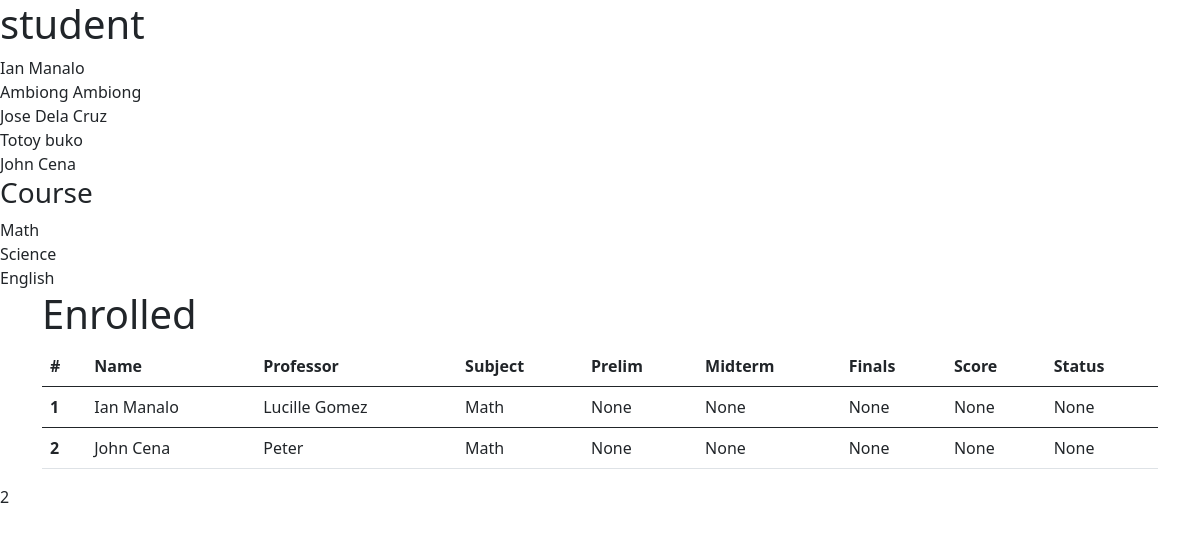
Before: / with the older database file.
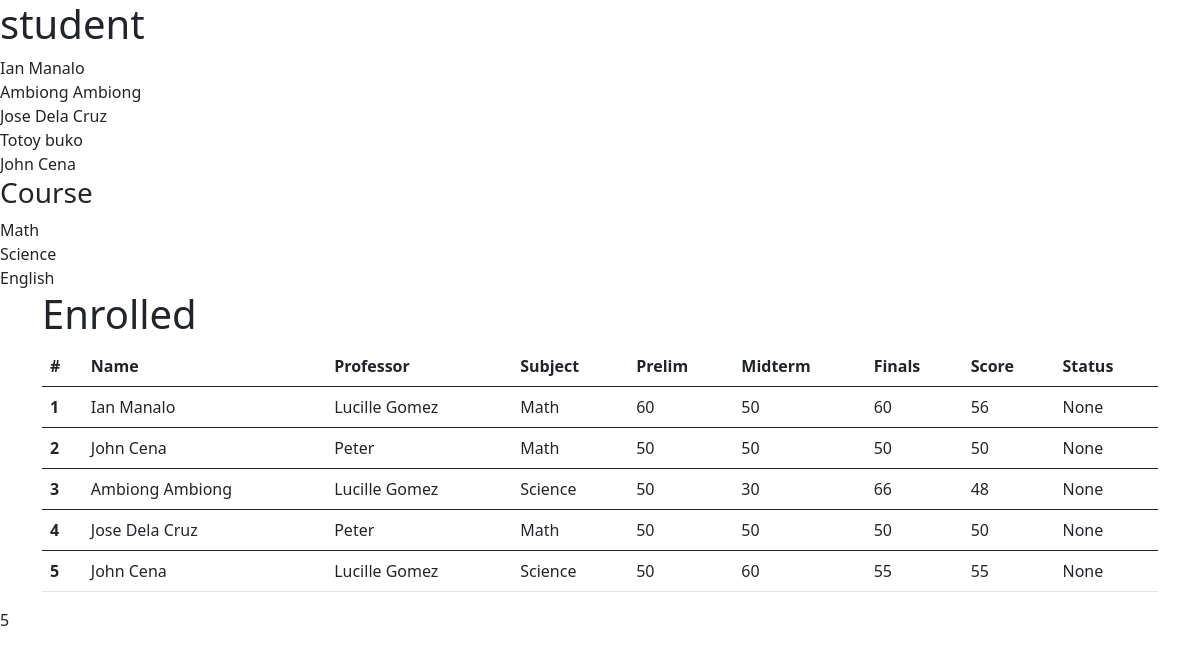
After: the same page with the newer database file.
### core/models.py (models this page shows, shortened)
class Student(models.Model):
    name = models.CharField(max_length=50)
    def __str__(self):
        return self.name

class Subject(models.Model):
    name = models.CharField(max_length=50)
    course = models.ManyToManyField(Course)
    enroll = models.ManyToManyField(Student, through='Enrollment')
    def __str__(self):
        return self.name

class Enrollment(models.Model):
    GRADE_STATUS = (
        ("A","A"),
        ("B", "B"),
        ("C", "C"),
    )
    student = models.ForeignKey(Student, on_delete=models.CASCADE)
    subject = models.ForeignKey(Subject, on_delete=models.CASCADE)
    professor = models.ForeignKey(Professor, on_delete=models.CASCADE, null=True, blank=True)
    date = models.DateTimeField(auto_now_add=True)
    prelim_score = models.IntegerField(null=True, blank=True, default=0)
    midterm_score = models.IntegerField(null=True, blank=True,  default=0)
    final_score = models.IntegerField(null=True, blank=True,  default=0)
    sem_score = models.IntegerField(null=True, blank=True,  default=0)
    sem_status = models.CharField(choices=GRADE_STATUS , max_length=50, null=True, blank=True,  default=0)

class Professor(models.Model):
    name = models.CharField(max_length=50)
    def __str__(self):
        return self.name

### core/views.py (the view)
# urls.py: path('', home, name="home"),
def home(request):
    student = Student.objects.all()
    subject = Subject.objects.all()
    sem_score = Enrollment.objects.all().update(
        sem_score=ExpressionWrapper(
            (F("prelim_score") + F("midterm_score") + F("final_score"))/3,
            output_field=IntegerField()))
    enrollment = Enrollment.objects.all()
    num_student = Enrollment.objects.all().count()
    context = {"student":student,
               "subject":subject,
               "enrollment":enrollment,
               "num_student":num_student
               }
    return render(request, 'core/home.html', context)

### core/templates/core/home.html (shortened to what this page needs)
<!doctype html>
<html lang="en">
  <head>
    <link href="https://cdn.jsdelivr.net/npm/bootstrap@5.0.0-beta2/dist/css/bootstrap.min.css" rel="stylesheet">
  </head>
  <body>
    <div>
        <h1>student</h1>
    {% for s in student %}
    <div>{{s.name}}</div>
    {% endfor %}
    </div>
    <div class="">
        <h3>Course</h3>
    {% for c in subject %}
    <div class="">{{c.name}}</div>
    {% endfor %}
    </div>
    <div class="container">
        <h1>Enrolled</h1>
        <table class="table">
            <thead>
              <tr>
                <th scope="col">#</th>
                <th scope="col">Name</th>
                <th scope="col">Professor</th>
                <th scope="col">Subject</th>
                <th scope="col">Prelim</th>
                <th scope="col">Midterm</th>
                <th scope="col">Finals</th>
                <th scope="col">Score</th>
                <th scope="col">Status</th>
              </tr>
            </thead>
            {% for e in enrollment %}
            <tbody>
              <tr>
                <th scope="row">{{forloop.counter}}</th>
                <td>{{e.student}}</td>
                <td>{{e.professor}}</td>
                <td>{{e.subject}}</td>
                <td>{{e.prelim_score}}</td>
                <td>{{e.midterm_score}}</td>
                <td>{{e.final_score}}</td>
                <td>{{e.sem_score}}</td>
                <td>{{e.sem_status}}</td>
              </tr>
              {% endfor %}
            </tbody>
          </table>
    </div>
    {{num_student}}
  </body>
</html>

Changed rows visible on the page:
changed Enrollment "Ian Manalo": prelim_score "None" → "60"; midterm_score "None" → "50"; final_score "None" → "60"; sem_score "None" → "56"
changed Enrollment (number 2 of 5 on the later page): prelim_score "None" → "50"; midterm_score "None" → "50"; final_score "None" → "50"; sem_score "None" → "50"
added Enrollment: student "Ambiong Ambiong", professor "Lucille Gomez", subject "Science", prelim_score "50", midterm_score "30", final_score "66", sem_score "48", sem_status "None"
added Enrollment: student "Jose Dela Cruz", professor "Peter", subject "Math", prelim_score "50", midterm_score "50", final_score "50", sem_score "50", sem_status "None"
added Enrollment: student "John Cena", professor "Lucille Gomez", subject "Science", prelim_score "50", midterm_score "60", final_score "55", sem_score "55", sem_status "None"
Other visible differences:
{{ num_student }}: "2" → "5"
